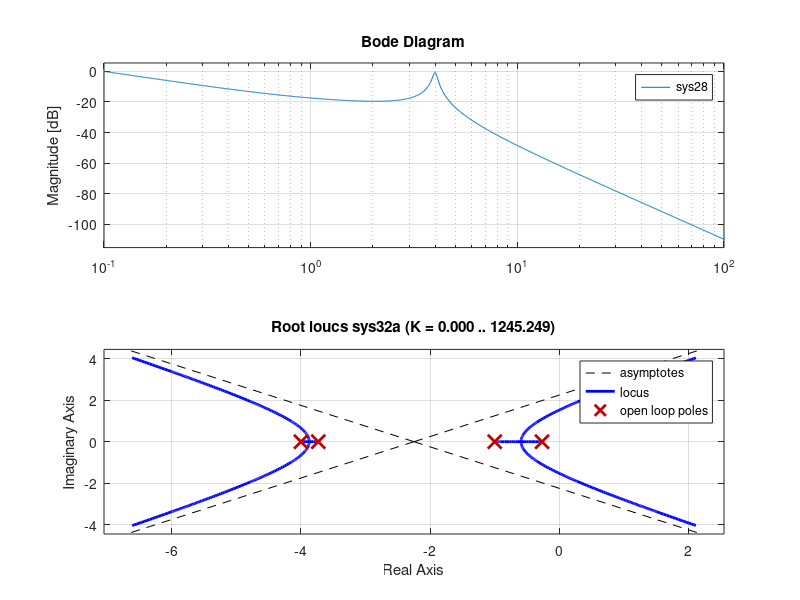

Recreate this plot in MATLAB. (Note: this script raises an error after producing the figure.)
%make your tf and then do bode(sys) 
sys3c = tf([1],[.02 1.02 1 0]);
bode(sys3c)
%%
sys3d = tf([1],[1 2 1])*tf([1],[1 2 4])
bode(sys3d)
%%
sys3g = tf([1 5],[1 1 0])*tf([1 3],[1 1 4]);
bode(sys3g)
%%
sys5e = tf([1 0 1],[1 0 4 0]);
bode(sys5e)
%%
sys6c = tf([1],[1 8 0 0 0 0]);
bode(sys6c)
%%
sys16a = tf([1 2],[1 20]);
bode(sys16a)
%%
sys16b = tf([1],[1 10])*tf([1],[1 2 1]);
bode(sys16b)
%%
sys26 = tf([25 25],[1 2 0])*tf([1],[1 2 16]);
bode(sys26)
[Gm,Pm,Wgm,Wpm] = margin(sys26) 
%%
sys28 = tf([3.2 3.2],[1 2 0])*tf([1],[1 .2 16]);
bode(sys28)
[Gm,Pm,Wgm,Wpm] = margin(sys28)
%%
sys32a = tf([1],[1 4 1])*tf([1],[1 4])*tf([1],[1 1]);
rlocus(sys32a)
rlocfind(sys32a)

